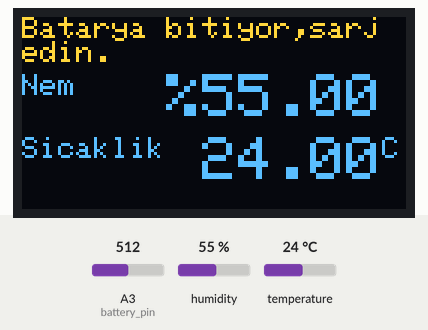
This sketch was run on a simulated Arduino Uno, built with avr-gcc and run on an emulated ATmega328P. Parts: 128×64 one-colour display. The inputs (shaded band) are chosen by the test bench; at power-on: humidity 55 %, A3 (battery_pin) = 512, temperature 24 °C. The OLED is the two-colour kind (top 16 rows yellow).

Above: at 4.8 s.
4.9 s: humidity set to 22 %
At 7.6 s:
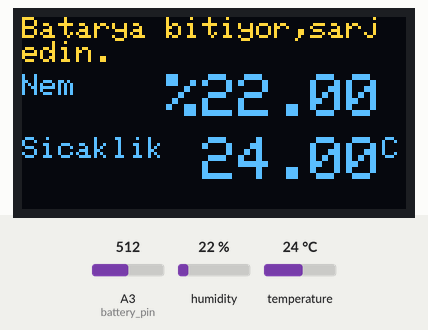
Timing chart, 0 to 9.1 s (numbered marks = the images above; inputs shaded):
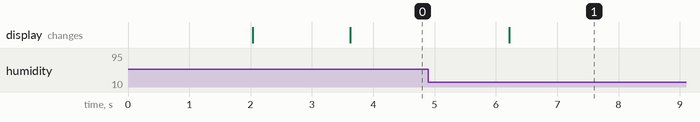

The sketch:

battery-powered-dht22.ino
```cpp
#include <LowPower.h>
#include <Wire.h>
//oled ekran ds1306 chip lib
#include <Adafruit_GFX.h>
#include <Adafruit_SSD1306.h>


//DHT 22 lib
#include <DHT.h>

//oled var girişleri
#define SCREEN_WIDTH 128
#define SCREEN_HEIGHT 64

//dht var
#define DHTPIN 2
#define DHTTYPE DHT22

//DHT
DHT dht(DHTPIN, DHTTYPE);
Adafruit_SSD1306 display(SCREEN_WIDTH, SCREEN_HEIGHT, &Wire, -1);
//batarya işlemleri
int battery_pin = A3;
const float battery_max = 4.10;
const float battery_min = 3.00;
const float per_bits = 0.004475;

void setup() {
  //debug amaçlı
  analogReference(INTERNAL);
  Serial.begin(9600);
  dht.begin();
  delay(2000);
  if (!display.begin(SSD1306_SWITCHCAPVCC, 0x3C)) { // Address 0x3D for 128x64
    Serial.println(F("SSD1306 allocation failed"));
  }
  display.clearDisplay();
  ust_kisim();
  higro_termo();
}

void loop() {
  display.clearDisplay();
  delay(1000);
  ust_kisim();
  higro_termo();
  for (unsigned int i = 0; i < 4; i++) {
    LowPower.powerDown(SLEEP_8S, ADC_OFF, BOD_OFF);
 }
 delay(2000);
}

void ust_kisim() {
  //üst sarı kısım
  float voltage = 0;
  long sum = 0;
  float output = 0;
  display.setTextSize(1);
  display.setTextColor(WHITE);
  for (int i = 0;i < 500; i++)
  {
    sum += analogRead(battery_pin);
    delayMicroseconds(1000);
  }
  voltage = sum / (float)500;
  voltage = voltage * per_bits;
  //voltage = (voltage / 1023) * 1.1;
  //voltage = round(voltage * 10);
  int percent = map(voltage * 10, battery_min * 10, battery_max * 10, 0, 100);
  if (percent < 10) {
    char dusuk_voltaj[] = "0 sarja tak";
    display.setCursor(0, 0);
    display.print("Batarya bitiyor,sarj edin.");
  }
  else {
    percent = constrain(percent, 10, 100);
    display.setCursor(0, 7);
    display.print("Batarya % ");
    display.print(percent);
  }

}

void higro_termo() {
  //mavi ilk ve ikinci satır7
  float h = dht.readHumidity();
  float t = dht.readTemperature();
  delay(1000);
  display.setCursor(0, 19);
  display.print("Nem     ");
  display.setTextSize(2);
  display.print("%");
  display.print(h);
  display.setCursor(0, 40);
  display.setTextSize(1);
  display.print("Sicaklik  ");
  display.setTextSize(2);
  display.print(t);
  display.setTextSize(1);
  display.print(F("C"));
  /*display.drawPixel(86, 24, WHITE);
    display.drawPixel(87, 24, WHITE);
    display.drawPixel(86, 25, WHITE);
    display.drawPixel(87, 25, WHITE);*/
  display.display();
}
```

Measured:
- after the input at 4.9 s, the display: changes after 1.3 s (image 1)
